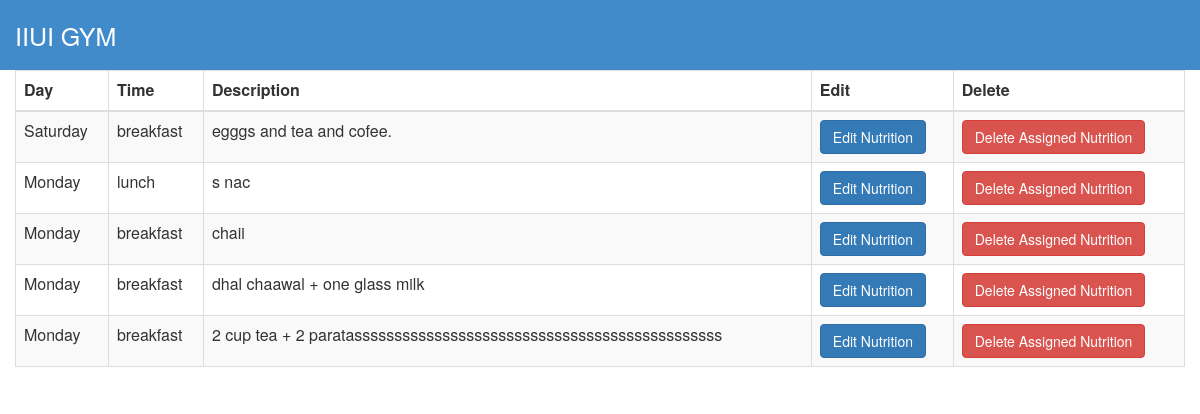
Screenshot of /stamina/FYP/Registerations/Details.php?iidd=2 with the database file from the repository.
### tables this page shows
CREATE TABLE IF NOT EXISTS `assignednutri` (
`id` int(10) NOT NULL,
  `uid` int(10) NOT NULL,
  `tid` int(10) NOT NULL,
  `day` text NOT NULL,
  `timee` text NOT NULL,
  `des` text NOT NULL
);

### stamina/FYP/Registerations/Details.php (the view, shortened to what this page needs)
<?php
require 'db.php';
if (isset($_GET['iidd'])) {
$oo=$_GET['iidd'];
}
include_once 'header.php';
?>
<!DOCTYPE html>
<html>
<head>
	<link rel="stylesheet" type="text/css" href="../css/bootstrap.min.css">
</head>
<body>
<div class="container-fluid">
<table class="table table-bordered table-hover table-responsive table-striped">
	<thead>
		<tr>
			<th>Day</th>
			<th>Time</th>
			<th>Description</th>
			<th>Edit</th>
			<th>Delete</th>
		</tr>
	</thead>
	<tbody>
		<?php
$query="SELECT id,day,timee,des  FROM assignednutri WHERE uid ='$oo'";
$run=mysqli_query($con,$query);
while($resuts=mysqli_fetch_assoc($run)){
	$idox=$resuts['id'];
		?>
		<tr>
			<td><?php echo $resuts['day'] ?></td>
			<td><?php echo $resuts['timee'] ?></td>
			<td><?php echo $resuts['des'] ?></td>
			<td><button name="btnedit"  class="btn btn-primary"><a style="text-decoration: none;color: white"  href="editnutrition.php?iod=<?php  echo  $idox?>">Edit Nutrition</a></button></td>
			<td><button  class="btn btn-danger"   name="btndelete"><a style="text-decoration: none;color: white" href="deletenutrition.php?iod=<?php echo $idox ?>">Delete Assigned Nutrition</a></button></td>
		</tr>
<?php } ?>
	</tbody>
</table>
</div>
</body>
</html>

### rows the page displays
assignednutri: day "Saturday", timee "breakfast", des "egggs and tea and cofee."
assignednutri: day "Monday", timee "lunch", des "s nac"
assignednutri: day "Monday", timee "breakfast", des "chaii"
assignednutri: day "Monday", timee "breakfast", des "dhal chaawal + one glass milk"
assignednutri: day "Monday", timee "breakfast", des "2 cup tea + 2 paratassssssssssssssssssssssssssssssssssssssssssssss"
